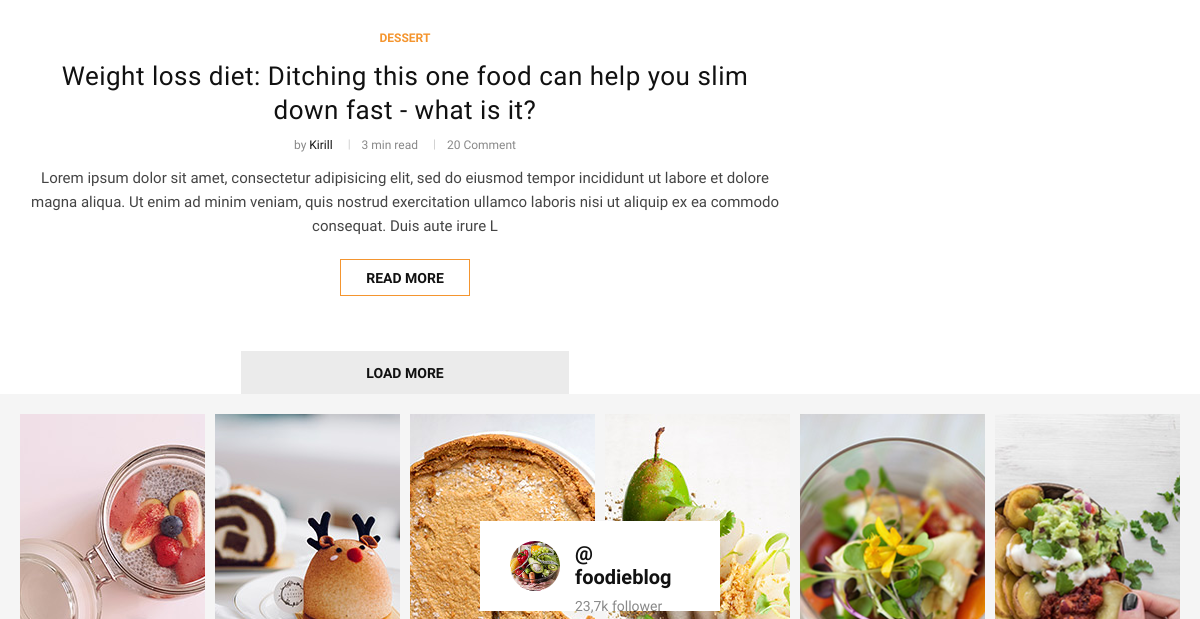
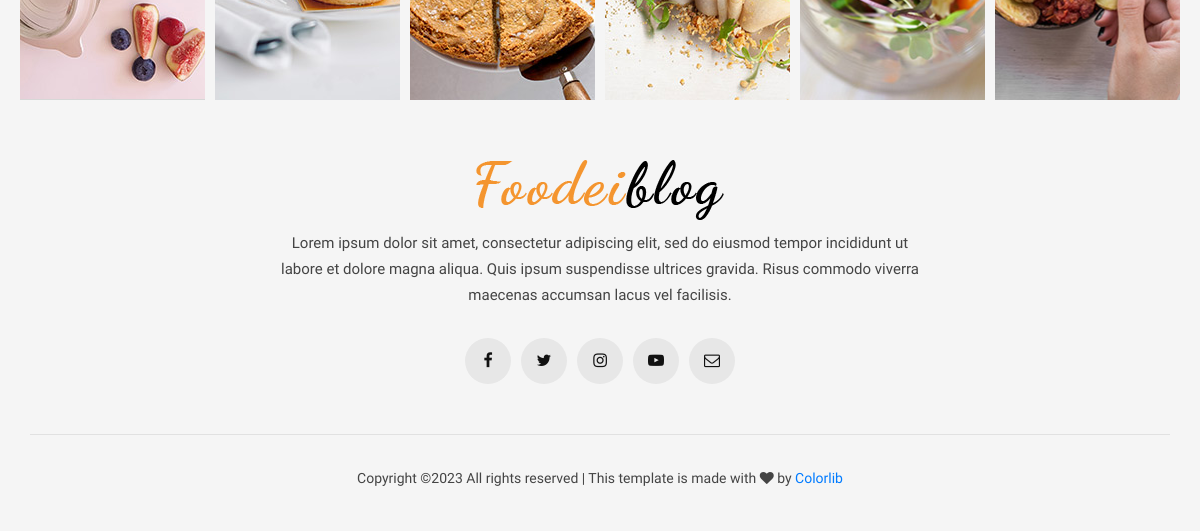
The app's page / (lower part), older data (2 pictures, top to bottom).
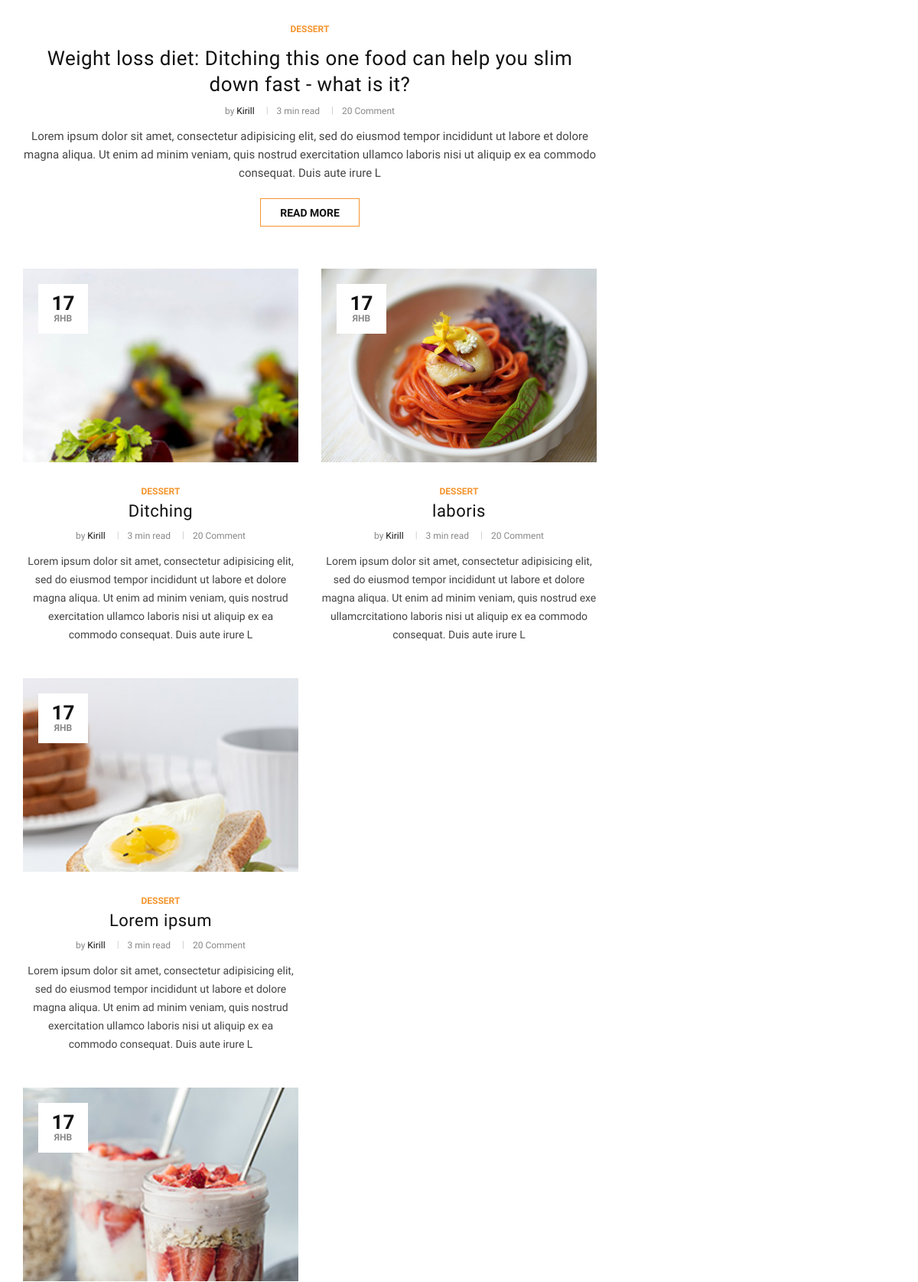
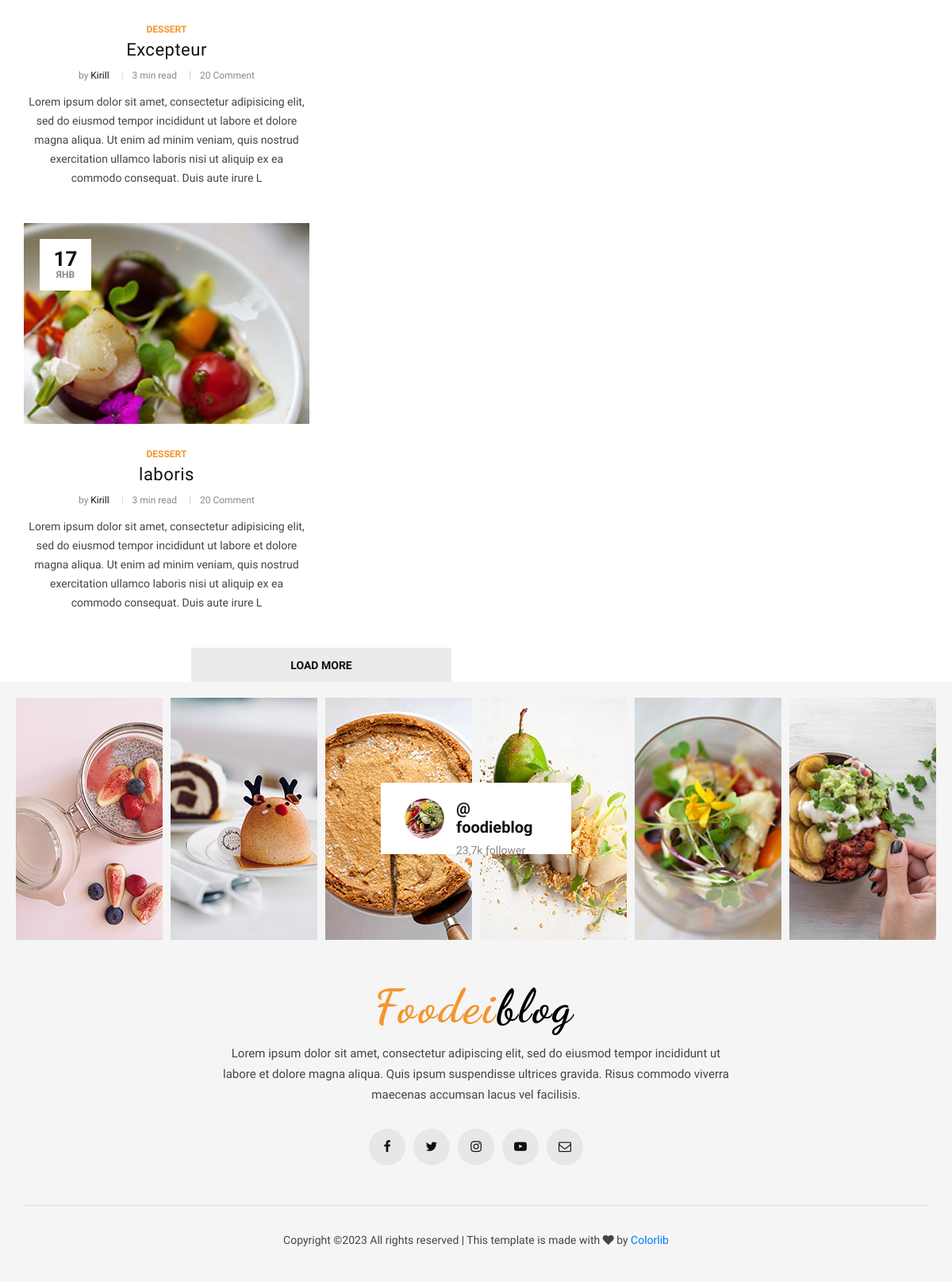
The same page, newer data (2 pictures, top to bottom).
### blog/models.py (models this page shows, shortened)
class Post(models.Model):
    author = models.ForeignKey(User, related_name="post", on_delete=models.CASCADE)
    title = models.CharField(max_length=200)
    image = models.ImageField(upload_to='articles/')
    text = models.TextField()
    category = models.ForeignKey(
        Category,
        related_name="post",
        on_delete=models.SET_NULL,
        null=True,
    )
    tags = models.ManyToManyField(Tag, related_name="post")
    create_at = models.DateTimeField(auto_now_add=True)
    slug = models.SlugField(max_length=200, default='', unique=True)
    def get_absolute_url(self):
        return reverse("post_single", kwargs={"slug": self.category.slug, "post_slug": self.slug})

class Category(MPTTModel):
    name = models.CharField(max_length=100)
    slug = models.SlugField(max_length=100)
    parent = TreeForeignKey(
        'self',
        related_name="children",
        on_delete=models.SET_NULL,
        null=True,
        blank=True,
    )
    def __str__(self):
        return self.name
    class MPTTMeta:
        order_insertion_by = ['name']

### blog/views.py (the view)
# urls.py: path('', views.HomeView.as_view(), name="home"),
class HomeView(ListView):
    model = Post
    paginate_by = 9
    template_name = "blog/home.html"

### blog/templatetags/menu_tags.py (called while the page is built)
@register.inclusion_tag('blog/include/tags/top_menu.html')
def get_categories():
    category = Category.objects.all()
    return {"list_category": category}

@register.inclusion_tag('blog/include/tags/recipes_tag.html')
def get_last_posts():
    posts = Post.objects.select_related("category").order_by("id")[:5]
    return {"list_last_post": posts}

### templates/blog/home.html (shortened to what this page needs)
{% extends 'base.html' %}
{% block content %}
    <section>
        <div class="categories__post">
          <div class="container">
            <div class="row">
              <div class="col-lg-8 col-md-8">
                {% for post in post_list %}
                    {% if forloop.first %}
                      <div class="categories__post__item categories__post__item--large">
                        <div class="categories__post__item__text">
                          <ul class="post__label--large">
                            <li>{{ post.category }}</li>
                          </ul>
                          <h3><a href="{{ post.get_absolute_url }}">{{ post.title }}</a></h3>
                          <ul class="post__widget">
                            <li>by <span>{{ post.author }}</span></li>
                            <li>3 min read</li>
                            <li>20 Comment</li>
                          </ul>
                          <p>{{ post.text|slice:":250" }}</p>
                          <a href="{{ post.get_absolute_url }}" class="primary-btn">Read more</a>
                        </div>
                      </div>
                      <div class="row">
                    {% endif %}
                {% endfor %}
                    <div class="col-lg-6 col-md-6 col-sm-6">
                      {% for post in post_list %}
                          {% if forloop.counter <= 5 and  forloop.counter > 1 %}
                            <div class="categories__post__item">
                              <div class="categories__post__item__pic small__item set-bg"
                                   data-setbg="{{ post.image.url }}">
                                <div class="post__meta">
                                  <h4>{{ post.create_at|date:"d" }}</h4>
                                  <span>{{ post.create_at|date:"M" }}</span>
                                </div>
                              </div>
                              <div class="categories__post__item__text">
                                <span class="post__label">{{ post.category }}</span>
                                <h3><a href="{{ post.get_absolute_url }}">{{ post.title }}</a></h3>
                                <ul class="post__widget">
                                  <li>by <span>{{ post.author }}</span></li>
                                  <li>3 min read</li>
                                  <li>20 Comment</li>
                                </ul>
                                <p>{{ post.text|slice:":250" }}</p>
                              </div>
                            </div>
                          {% endif %}
                      {% endfor %}
                    </div>
                    <div class="col-lg-6 col-md-6 col-sm-6">
                      {% for post in post_list %}
                        {% if forloop.counter > 5 %}
                          <div class="categories__post__item">
                            <div class="categories__post__item__pic small__item set-bg"
                                 data-setbg="{{ post.image.url }}">
                              <div class="post__meta">
                                <h4>{{ post.create_at|date:"d" }}</h4>
                                <span>{{ post.create_at|date:"M" }}</span>
                              </div>
                            </div>
                            <div class="categories__post__item__text">
                              <span class="post__label">{{ post.category }}</span>
                              <h3><a href="{{ post.get_absolute_url }}">{{ post.title }}</a></h3>
                              <ul class="post__widget">
                                <li>by <span>{{ post.author }}</span></li>
                                <li>3 min read</li>
                                <li>20 Comment</li>
                              </ul>
                              <p>{{ post.text|slice:":250" }}</p>
                            </div>
                          </div>
                        {% endif %}
                      {% endfor %}
                    </div>
                  </div>
                <div class="col-lg-12 text-center">
                  <div class="load__more__btn">
                    <a href="#">Load more</a>
                  </div>
                </div>
              </div>
            </div>
          </div>
        </div>
    </section>
{% endblock content %}

### templates/base.html (shortened to what this page needs)
<!DOCTYPE html>
<html lang="zxx">
{% load static %}
<head>
    <link rel="stylesheet" href="{% static 'css/bootstrap.min.css' %}" type="text/css">
    <link rel="stylesheet" href="{% static 'css/font-awesome.min.css' %}" type="text/css">
    <link rel="stylesheet" href="{% static 'css/elegant-icons.css' %}" type="text/css">
    <link rel="stylesheet" href="{% static 'css/owl.carousel.min.css' %}" type="text/css">
    <link rel="stylesheet" href="{% static 'css/slicknav.min.css' %}" type="text/css">
    <link rel="stylesheet" href="{% static 'css/style.css' %}" type="text/css">
</head>
<body>
    {% block content %}
    {% endblock content %}
    <footer class="footer">
        <div class="container-fluid">
            <div class="footer__instagram">
                <div class="footer__instagram__avatar">
                    <div class="footer__instagram__avatar--pic">
                        <img src="img/footer/instagram-avatar.jpg" alt="">
                    </div>
                    <div class="footer__instagram__avatar--text">
                        <h5>@ foodieblog</h5>
                        <span>23,7k follower</span>
                    </div>
                </div>
                <div class="row">
                    <div class="col-lg-2 col-md-2 col-sm-4 col-6">
                        <div class="footer__instagram__item set-bg" data-setbg="img/footer/ip-1.jpg"></div>
                    </div>
                    <div class="col-lg-2 col-md-2 col-sm-4 col-6">
                        <div class="footer__instagram__item set-bg" data-setbg="img/footer/ip-2.jpg"></div>
                    </div>
                    <div class="col-lg-2 col-md-2 col-sm-4 col-6">
                    </div>
                    <div class="col-lg-2 col-md-2 col-sm-4 col-6">
                    </div>
                    <div class="col-lg-2 col-md-2 col-sm-4 col-6">
                        <div class="footer__instagram__item set-bg" data-setbg="img/footer/ip-5.jpg"></div>
                    </div>
                    <div class="col-lg-2 col-md-2 col-sm-4 col-6">
                        <div class="footer__instagram__item set-bg" data-setbg="img/footer/ip-6.jpg"></div>
                    </div>
                </div>
            </div>
        </div>
        <div class="container">
            <div class="row">
                <div class="col-lg-12">
                    <div class="footer__text">
                        <div class="footer__logo">
                            <a href="#"><img src="img/logo.png" alt=""></a>
                        </div>
                        <p>Lorem ipsum dolor sit amet, consectetur adipiscing elit, sed do eiusmod tempor incididunt
                            ut<br /> labore et dolore magna aliqua. Quis ipsum suspendisse ultrices gravida. Risus
                            commodo viverra<br /> maecenas accumsan lacus vel facilisis. </p>
                        <div class="footer__social">
                            <a href="#"><i class="fa fa-facebook"></i></a>
                            <a href="#"><i class="fa fa-twitter"></i></a>
                            <a href="#"><i class="fa fa-instagram"></i></a>
                            <a href="#"><i class="fa fa-youtube-play"></i></a>
                            <a href="#"><i class="fa fa-envelope-o"></i></a>
                        </div>
                    </div>
                    <div class="footer__copyright">
                        <p>
  Copyright &copy;<script>document.write(new Date().getFullYear());</script> All rights reserved | This template is made with <i class="fa fa-heart" aria-hidden="true"></i> by <a href="https://colorlib.com" target="_blank">Colorlib</a>
  </p>
                    </div>
                </div>
            </div>
        </div>
    </footer>
</body>
</html>

### templates/blog/include/left_nav.html (shortened to what this page needs)
{% load menu_tags %}

### templates/blog/include/top_nav.html (shortened to what this page needs)
{% load menu_tags %}

### templates/blog/include/tags/recipes_tag.html (shortened to what this page needs)
{% load menu_tags %}

### templates/blog/include/tags/top_menu.html (shortened to what this page needs)
{% load mptt_tags %}

Row changes from the older to the newer data that the page shows:
added Post: shows a picture, create_at "17", create_at "ЯНВ", category "DESSERT", title "Ditching", author "Kirill", text "Lorem ipsum dolor sit amet, consectetur adipisicing elit, sed do eiusmod tempor incididunt ut labore et dolore magna aliqua. Ut enim ad minim veniam, quis nostrud exercitation ullamco laboris nisi ut aliquip ex ea commodo consequat. Duis aute irure L"
added Post: shows a picture, create_at "17", create_at "ЯНВ", category "DESSERT", title "Lorem ipsum", author "Kirill", text "Lorem ipsum dolor sit amet, consectetur adipisicing elit, sed do eiusmod tempor incididunt ut labore et dolore magna aliqua. Ut enim ad minim veniam, quis nostrud exercitation ullamco laboris nisi ut aliquip ex ea commodo consequat. Duis aute irure L"
added Post: shows a picture, create_at "17", create_at "ЯНВ", category "DESSERT", title "Excepteur", author "Kirill", text "Lorem ipsum dolor sit amet, consectetur adipisicing elit, sed do eiusmod tempor incididunt ut labore et dolore magna aliqua. Ut enim ad minim veniam, quis nostrud exercitation ullamco laboris nisi ut aliquip ex ea commodo consequat. Duis aute irure L"
added Post: shows a picture, create_at "17", create_at "ЯНВ", category "DESSERT", title "laboris", author "Kirill", text "Lorem ipsum dolor sit amet, consectetur adipisicing elit, sed do eiusmod tempor incididunt ut labore et dolore magna aliqua. Ut enim ad minim veniam, quis nostrud exercitation ullamco laboris nisi ut aliquip ex ea commodo consequat. Duis aute irure L"
added Post: create_at "17", create_at "ЯНВ", category "DESSERT", title "laboris", author "Kirill", text "Lorem ipsum dolor sit amet, consectetur adipisicing elit, sed do eiusmod tempor incididunt ut labore et dolore magna aliqua. Ut enim ad minim veniam, quis nostrud exe ullamcrcitationo laboris nisi ut aliquip ex ea commodo consequat. Duis aute irure L"
